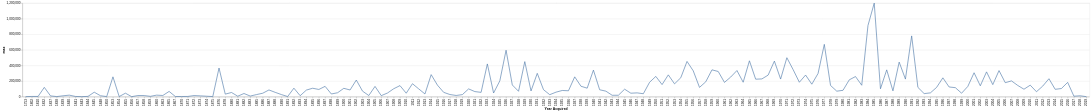

Notebook cell for this chart:
### Code cell
lines = alt.Chart(stats.reset_index()).mark_line().encode(
    alt.X('Year Acquired:O'), # technically should be T for reformatted into temporal
    alt.Y('max:Q')
)
lines

### Figure 1 — Vega-Lite specification as saved in the notebook (floating-point values rounded to 4 significant figures; data arrays with more than 128 entries replaced by an {"elided": "..."} marker saying what was removed)
{"config": {"view": {"continuousWidth": 300, "continuousHeight": 300}}, "data": {"name": "data-3571398001ca33dcc4388f1397aa3da7"}, "mark": {"type": "line"}, "encoding": {"x": {"field": "Year Acquired", "type": "ordinal"}, "y": {"field": "max", "type": "quantitative"}}, "$schema": "https://vega.github.io/schema/vega-lite/v5.20.1.json", "datasets": {"data-3571398001ca33dcc4388f1397aa3da7": {"elided": "171 records"}}}
